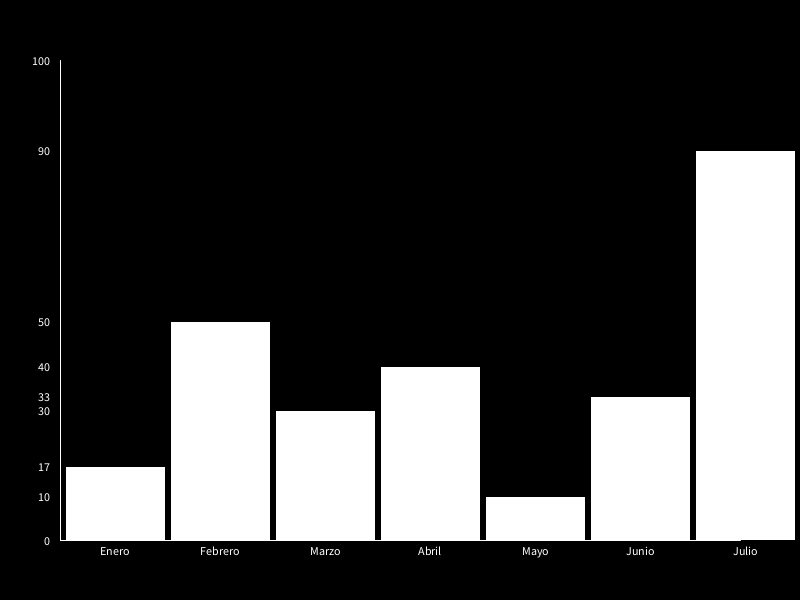
Frame 1 (no input)
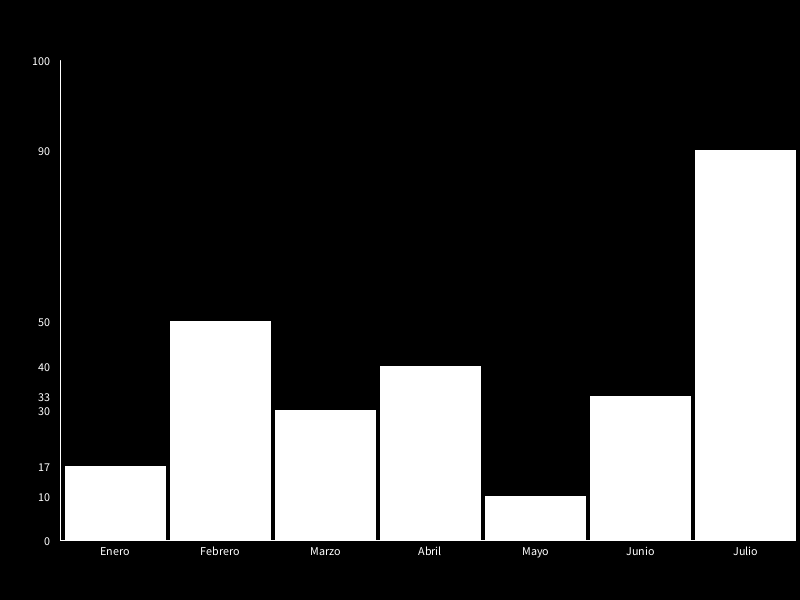
Frame 60 (the mouse pressed at the canvas centre just before this capture)
Frame 120 (the mouse held since frame 60 and released just before this capture): identical to frame 60, image omitted

The Processing sketch that drew these frames (run headless with seeded random() and noise(); from frame 60 on, the mouse is pressed at the canvas centre):

// Processing sketch: Proyecto_1
// ── Proyecto_1.pde
BarChart barChart;

void setup() {
  barChart = new BarChart();
  barChart.setData(new float[] { 17, 50.5, 30, 40, 10, 33.24, 90.12 });
  barChart.setBarGap(5);
  barChart.setMinMaxValor(0, 100);
  barChart.setBarLabels(new String[] {"Enero", "Febrero", "Marzo", "Abril", "Mayo", "Junio", "Julio" } );
}

void draw() {
  barChart.draw();
}
// ── BarChart.pde
public class BarChart {
  // --- 1 Attributes ---
  // --------------------
  // -- 1.1 Data --
  /** The data to be displayed */
  private float[] data = null;
  /** The minimum value of the data shown in the chart */
  private int minValor = -1;
  /** The maximum value of the data shown in the chart */
  private int maxValor = -1;

  // -- 1.2 Layout --
  /** The gap between the bars */
  private int barGap = 0;
  /** The labels of the bars */
  private String[] barLabels;
  /** The color of the bars */
  private color barColor = color(255);
  /** The background color of the chart */
  private color backgroundColor = color(0);
  /** The axis color of the chart */
  private color axisColor = color(255);
  /** The color of the labels */
  private color labelColor = color(255);

  // -- 1.3 General --
  private int chartOffset = 60;


  // --- 2 Constructors ---
  // ----------------------
  /** Create a new bar chart instance */
  public BarChart() { setup(); }
  private void setup() { size(800, 600); }
  
  // --- 3 Methods ---
  // -----------------
  // -- 3.1 Drawing --
  /** Draw the bar chart */
  void draw() {
    drawChart();
    drawAxis();
  }
  private void drawAxis() {
    // Drawing a line for the y and x axis
    stroke(axisColor);
    line(chartOffset, height - chartOffset, width - chartOffset, height - chartOffset);
    line(chartOffset, height - chartOffset, chartOffset, chartOffset);
  }
  private void drawLabels(float barWidth) {
    // Drawing the labels for the y axis
    fill(labelColor);
    textAlign(RIGHT, CENTER);
    // Min max values
    if (minValor != maxValor) {
      text(minValor, chartOffset - 10, height - chartOffset);
      text(maxValor, chartOffset - 10, chartOffset);
    }
    // Drawing on the y axis the labels for the data values
    for(int i = 0; i < data.length; i++) {
      // Drawing the y value on the y axis at the height of the bar
      float x = chartOffset - 10;
      float barHeight = map(min(data[i] / (maxValor / max(data)), maxValor), 0, maxValor, 0, height - chartOffset * 2);
      float y = height - chartOffset - barHeight;
      text(int(data[i]), x, y);
    }
    // Drawing the labels for the x axis
    if (barLabels != null) {
      textAlign(CENTER, CENTER);
      for (int i = 0; i < barLabels.length; i++) {
        float x = chartOffset + i * barWidth + (i + 1) * barGap + barWidth / 2;
        text(barLabels[i], x, height - chartOffset + 10);
      }
    }
  }
  private void drawChart() {
    if (data == null) return;

    background(backgroundColor);
    float barWidth = (width - chartOffset - barGap * (data.length + 1)) / data.length;
    float max = max(data);
    drawBars(barWidth, max);
    drawLabels(barWidth);
  }
  private void drawBars(float barWidth, float max) {
    for (int i = 0; i < data.length; i++) {
      // Calculating the needed variables
      float scaleDiff = maxValor / max;
      float x = chartOffset + i * barWidth + (i + 1) * barGap;
      float barHeight = map(min(data[i] / scaleDiff, max), 0, maxValor, 0, height - chartOffset * 2);
      // Calculate the color of the bar
      if (mouseX > x && mouseX < x + barWidth && mouseY > height - barHeight - chartOffset && mouseY < height - chartOffset) {
        // Illustrating the value of the selected bar
        textAlign(CENTER, CENTER);
        text(data[i], x + barWidth / 2, height - barHeight - chartOffset - 10);
        // Setting the color of the bar
        fill(255 - red(barColor), 100, 255 - blue(barColor));
      }
      else { fill(barColor); }
      // Draw the rect of the bar
      rect(x, height - barHeight - chartOffset, barWidth, barHeight);
    }
  }

  // -- 3.2 Getters and setters --
  void setData(float[] data) { this.data = data; }
  void setBarGap(int barGap) { this.barGap = barGap; }
  void setBarColor(color barColor) { this.barColor = barColor; }
  void setBackgroundColor(color backgroundColor) { this.backgroundColor = backgroundColor; }
  void setAxisColor(color axisColor) { this.axisColor = axisColor; }
  void setLabelColor(color labelColor) { this.labelColor = labelColor; }
  void setMinMaxValor(int minValor, int maxValor) {
    this.minValor = minValor;
    this.maxValor = maxValor;
  }
  void setBarLabels(String[] barLabels) {
    if (barLabels.length != data.length) throw new IllegalArgumentException("The number of labels must be equal to the number of bars");
    this.barLabels = barLabels;
  }
}
